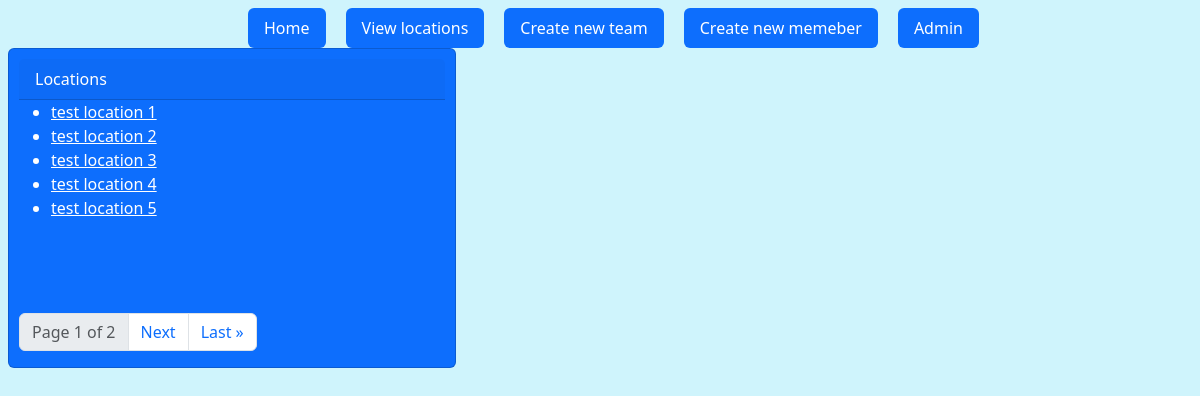
/locations, run on the app's committed database.
### teams/models.py (models this page shows, shortened)
class Location(models.Model):
    name = models.CharField(max_length=30)

### teams/views.py (the view)
# urls.py: path("locations", locations, name="locations"),
def locations(request): # view all locations (may have to have this twice)
    p = Paginator(Location.objects.all(), 5)
    page = request.GET.get("page")
    locations = p.get_page(page)
    return render(request, "teams/locations.html", {"locations": locations})

### teams/templates/teams/locations.html (shortened to what this page needs)
{% extends "base.html" %} {% block content%}
<div class="card text-bg-primary mb-3" style="padding: 10px; max-width: 28rem; height: 20rem">
  <div class="card-text">
    <div class="card-header">Locations</div>
      <ul>
        {% for location in locations %}
        <li>
          <a href="{% url 'locationDetail' location.id %}" style="color: white;">{{ location.name }}</a>
        </li>
        {% endfor %}
        </ul>
        <nav>
          <ul
            class="pagination justify-content-end"
            style="position: absolute; bottom: 0"
          >
            <li class="page-item disabled">
              <a class="page-link"
                >Page {{locations.number}} of {{locations.paginator.num_pages}}</a
              >
            </li>
            {% if locations.has_next %}
            <li class="page-item">
              <a href="?page={{ locations.next_page_number }}" class="page-link"
                >Next</a
              >
            </li>
            <li class="page-item">
              <a
                href="?page={{ locations.paginator.num_pages }}"
                class="page-link"
                >Last &raquo</a
              >
            </li>
            {% endif %}
          </ul>
        </nav>
    </div>
  </div>
{% endblock %}

### data on the page
Location: name "test location 1"
Location: name "test location 2"
Location: name "test location 3"
Location: name "test location 4"
Location: name "test location 5"

### other printed values
{{ locations.number }} "1"
{{ locations.paginator.num_pages }} "2"
